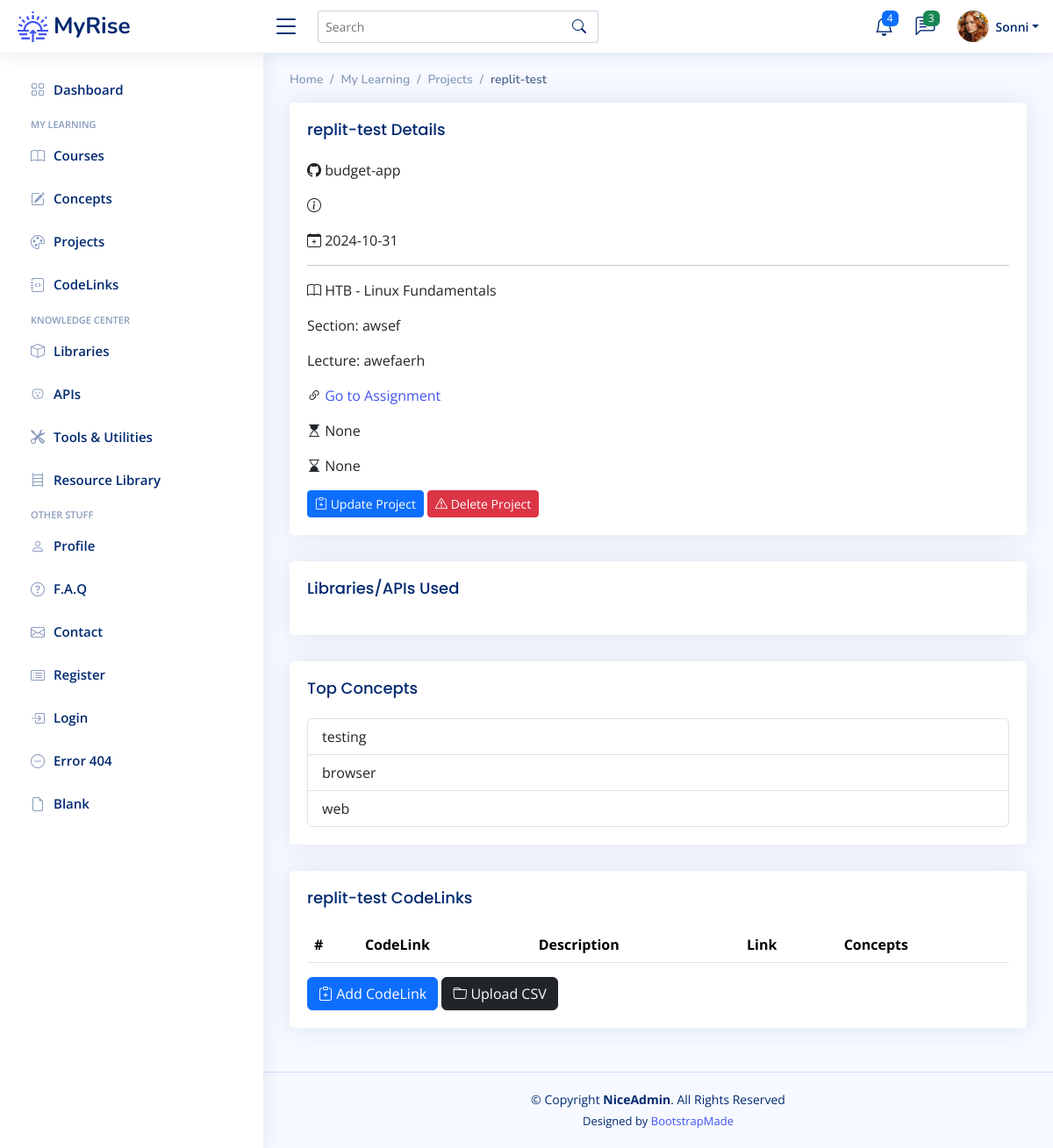
/projects/4 (signed in), run on an earlier commit of the app's database.
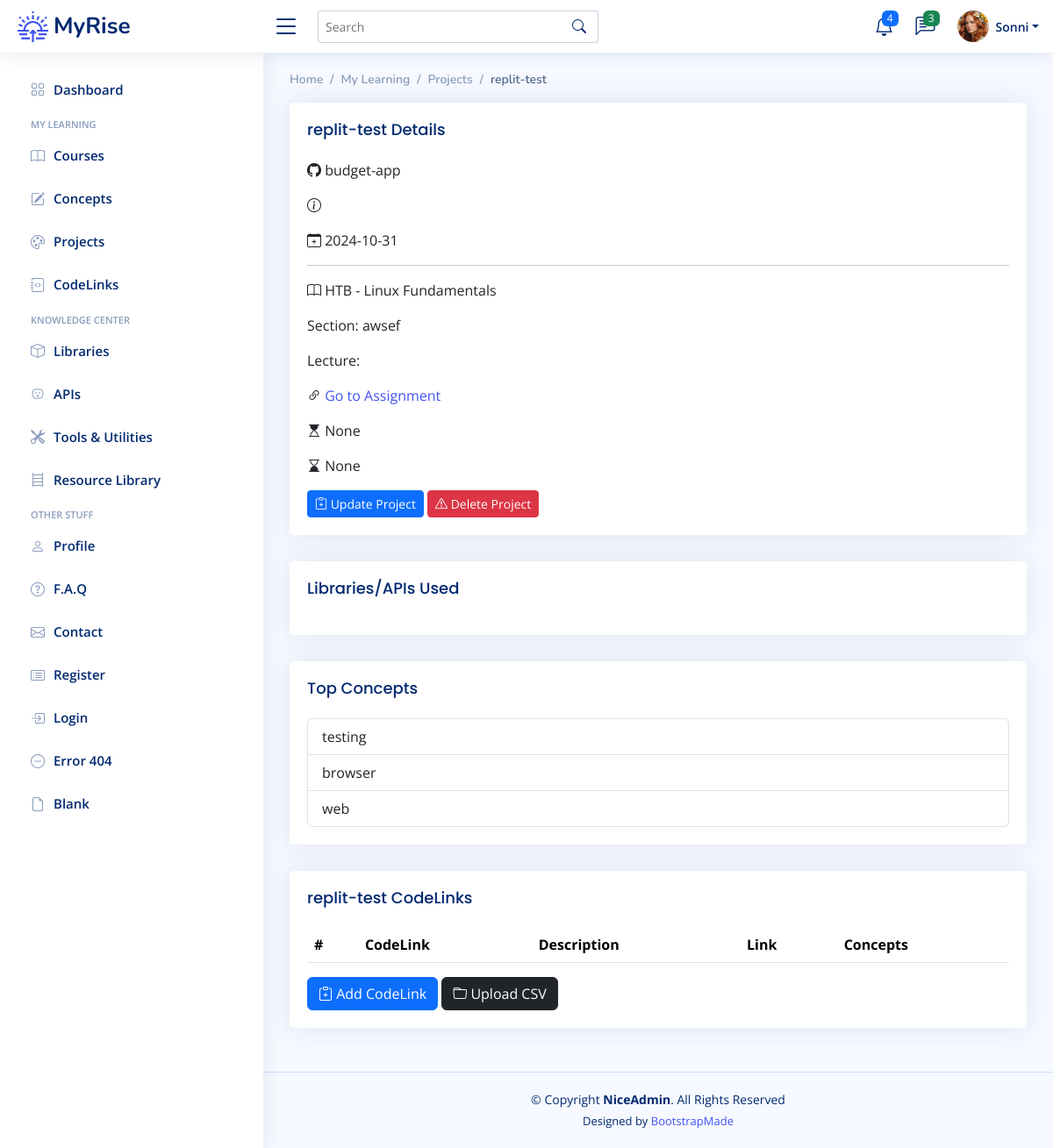
And on a later commit of the database.
### app/models.py (models this page shows)
class User(UserMixin, db.Model):
    __tablename__ = "users"
    id: Mapped[int] = mapped_column(Integer, primary_key=True)
    email: Mapped[str] = mapped_column(String(100), unique=True)
    password: Mapped[str] = mapped_column(String(250))
    name: Mapped[str] = mapped_column(String(1000))
    display_name: Mapped[str] = mapped_column(String(1000))
    projects: Mapped[List["Project"]] = relationship(back_populates="user")
    events: Mapped[List["Event"]] = relationship(back_populates="user")
    courses: Mapped[List["Course"]] = relationship(back_populates="user")
    libraries: Mapped[List["Library"]] = relationship(back_populates="user")
    apis: Mapped[List["API"]] = relationship(back_populates="user")
    tools: Mapped[List["Tool"]] = relationship(back_populates="user")
    resources: Mapped[List["Resource"]] = relationship(back_populates="user")
    repos: Mapped[List["Repository"]] = relationship(back_populates="user")
    codelinks: Mapped[List["CodeLink"]] = relationship(back_populates="user")
    concepts: Mapped[List["Concept"]] = relationship('Concept', secondary=user_concept, backref='user')

class Project(db.Model):
    __tablename__ = "projects"
    id: Mapped[int] = mapped_column(Integer, primary_key=True)
    name: Mapped[str] = mapped_column(String(100), nullable=False)
    description: Mapped[str] = mapped_column(Text, nullable=True)
    assignment_link: Mapped[str] = mapped_column(String(250), nullable=True)
    start: Mapped[datetime.date] = mapped_column(Date, nullable=True)
    complete: Mapped[datetime.date] = mapped_column(Date, nullable=True)
    repo_id: Mapped[int] = mapped_column(Integer, ForeignKey(Repository.id), index=True)
    repo: Mapped["Repository"] = relationship(back_populates="projects")
    concepts: Mapped[List["Concept"]] = relationship('Concept', secondary=project_concept, backref='projects')
    section: Mapped[str] = mapped_column(String(100))
    lecture: Mapped[str] = mapped_column(String(100))
    date_added: Mapped[datetime.date] = mapped_column(Date, nullable=False)
    course_id: Mapped[int] = mapped_column(Integer, ForeignKey(Course.id), index=True)
    course: Mapped["Course"] = relationship(back_populates="projects")
    codelinks: Mapped[List["CodeLink"]] = relationship(back_populates="project")
    user_id: Mapped[int] = mapped_column(Integer, ForeignKey(User.id), index=True)
    user: Mapped["User"] = relationship(back_populates="projects")

class Repository(db.Model):
    __tablename__ = "repos"
    id: Mapped[int] = mapped_column(Integer, primary_key=True)
    name: Mapped[str] = mapped_column(String(250), nullable=False)
    user_id: Mapped[int] = mapped_column(Integer, ForeignKey(User.id), index=True)
    user: Mapped["User"] = relationship(back_populates="repos")
    projects: Mapped[List["Project"]] = relationship(back_populates="repo")
    codelinks: Mapped[List["CodeLink"]] = relationship(back_populates="repo")
    events: Mapped[List["Event"]] = relationship(back_populates="repo")

class Course(db.Model):
    __tablename__ = "courses"
    id: Mapped[int] = mapped_column(Integer, primary_key=True)
    name: Mapped[str] = mapped_column(String(100), unique=True)
    platform: Mapped[str] = mapped_column(String(100))
    url: Mapped[str] = mapped_column(String(250), nullable=True)
    instructor: Mapped[str] = mapped_column(String(100))
    start: Mapped[datetime.date] = mapped_column(Date, nullable=True)
    complete: Mapped[datetime.date] = mapped_column(Date, nullable=True)
    content_hours: Mapped[float] = mapped_column(nullable=True)
    has_cert: Mapped[bool] = mapped_column(Boolean)
    date_added: Mapped[datetime.date] = mapped_column(Date, nullable=False)
    status: Mapped[str] = mapped_column(String(100), nullable=True)
    projects: Mapped[List["Project"]] = relationship(back_populates="course")
    user_id: Mapped[int] = mapped_column(Integer, ForeignKey(User.id), index=True)
    user: Mapped["User"] = relationship(back_populates="courses")

class Concept(db.Model):
    __tablename__ = "concepts"
    id: Mapped[int] = mapped_column(Integer, primary_key=True)
    concept_term: Mapped[str] = mapped_column(String(50), nullable=False)
    category: Mapped[str] = mapped_column(String(100), nullable=True)
    description: Mapped[str] = mapped_column(Text, nullable=True)
    date_added: Mapped[datetime.date] = mapped_column(Date, nullable=False)

### app/routes.py (the view)
@app.route('/projects/<int:num>')
@login_required
def project_detail(num):
    target_project = db.get_or_404(Project, num)
    proj_concepts = []
    proj_codelinks = db.session.execute(db.select(CodeLink).where(CodeLink.project_id == num)).scalars().all()
    for concept in target_project.concepts:
        proj_concepts.append(concept)
    return render_template('project-detail.html',
                           project=target_project,
                           concepts=proj_concepts,
                           concept_badge=concept_categories,
                           codelinks=proj_codelinks)

### app/templates/project-detail.html (shortened to what this page needs)
{% extends 'base.html' %}
{% from 'bootstrap5/form.html' import render_form %}
{% block content %}
	<main id="main" class="main">
    <div class="pagetitle">
      <nav>
        <ol class="breadcrumb">
          <li class="breadcrumb-item"><a href="index.html">Home</a></li>
          <li class="breadcrumb-item">My Learning</li>
          <li class="breadcrumb-item">Projects</li>
		  <li class="breadcrumb-item active">{{ project.name }}</li>
        </ol>
      </nav>
    </div>
		<div class="card">
            <div class="card-body">
              <h5 class="card-title">{{ project.name }} Details</h5>
					<p><i class="bi bi-github"></i> {{ project.repo.name }}</p>
					<p><i class="bi bi-info-circle"></i> {{ project.description }}</p>
					<p><i class="bi bi-calendar-plus"></i> {{ project.date_added }}</p>
					<hr>
					<p><i class="bi bi-book"></i> {{ project.course.name }}</p>
					<p>Section: {{ project.section }}</p>
					<p>Lecture: {{ project.lecture }}</p>
					<p><i class="bi bi-link-45deg"></i> <a href="{{ project.assignment_link }}" target="_blank">Go to Assignment</a> </p>
					<p><i class="bi bi-hourglass-top"></i> {{ project.start }}</p>
					<p><i class="bi bi-hourglass-bottom"></i> {{ project.complete }}</p>
              <a href="{{ url_for('update_project', num=project.id) }}">
			  <button type="button" class="btn btn-primary btn-sm"><i class="bi bi-clipboard-plus"></i> Update Project</button>
			</a>
			<a href="{{ url_for('delete_project', num=project.id) }}">
		  <button type="button" class="btn btn-danger btn-sm"><i class="bi bi-exclamation-triangle"></i> Delete Project</button>
			</a>
				 </div>
		  </div>
		<div class="card">
            <div class="card-body">
              <h5 class="card-title">Libraries/APIs Used</h5>
            </div>
          </div>
	<div class="card">
            <div class="card-body">
              <h5 class="card-title">Top Concepts</h5>
              <ul class="list-group">
				  {% for concept in concepts %}
				  {% if concept.category != 'library' and concept.category != 'api' %}
				  <li class="list-group-item d-flex justify-content-between align-items-center">
					  {{ concept.concept_term }}
                </li>
					{% endif %}
				  {% endfor %}
              </ul>
            </div>
          </div>
	 <div class="card">
		<div class="card-body">
		  <h5 class="card-title">{{ project.name }} CodeLinks</h5>
		  <table class="table table-hover">
			<thead>
			  <tr>
			    <th scope="col">#</th>
				<th scope="col">CodeLink</th>
			    <th scope="col">Description</th>
			    <th scope="col">Link</th>
				<th scope="col">Concepts</th>
			  </tr>
			</thead>
		  </table>
			<a href="{{ url_for('add_new_codelink') }}">
		  <button type="button" class="btn btn-primary"><i class="bi bi-clipboard-plus"></i> Add CodeLink</button>
			</a>
			<a href="{{ url_for('import_codelinks') }}">
		  <button type="button" class="btn btn-dark"><i class="bi bi-folder"></i> Upload CSV</button>
			</a>
		</div>
	 </div>
	</main>
{% endblock %}

### app/templates/base.html (shortened to what this page needs)
<!doctype html>
<html lang="en">
  <head>
	  {% block styles %}
		<link href="https://cdn.jsdelivr.net/npm/bootstrap@5.3.3/dist/css/bootstrap.min.css" rel="stylesheet">
	  	<link href="{{ url_for('static', filename='vendor/bootstrap/css/bootstrap.min.css') }}" rel="stylesheet">
	  	<link href="{{ url_for('static', filename='vendor/bootstrap-icons/bootstrap-icons.css') }}" rel="stylesheet">
	  	<link href="{{ url_for('static', filename='vendor/boxicons/css/boxicons.min.css') }}" rel="stylesheet">
	  	<link href="{{ url_for('static', filename='vendor/quill/quill.snow.css') }}" rel="stylesheet">
	  	<link href="{{ url_for('static', filename='vendor/quill/quill.bubble.css') }}" rel="stylesheet">
	  	<link href="{{ url_for('static', filename='vendor/remixicon/remixicon.css') }}" rel="stylesheet">
	  	<link href="{{ url_for('static', filename='vendor/simple-datatables/style.css') }}" rel="stylesheet">
	  	<link href="{{ url_for('static', filename='css/style.css' ) }}" rel="stylesheet">
    	{% endblock %}
  </head>
  <body>
  	{% include "heading.html" %}
    {% block content %}{% endblock %}
	{% include 'footer.html' %}
  </body>
</html>

### app/templates/heading.html (shortened to what this page needs)
{% from 'bootstrap5/nav.html' import render_nav_item %}
{% from 'bootstrap5/form.html' import render_form %}
  <header id="header" class="header fixed-top d-flex align-items-center">
    <div class="d-flex align-items-center justify-content-between">
      <a href="{{ url_for('home') }}" class="logo d-flex align-items-center">
        <img src="{{ url_for('static', filename='img/logo.png') }}" alt="sun-rise">
        <span class="d-none d-lg-block">MyRise</span>
      </a>
      <i class="bi bi-list toggle-sidebar-btn"></i>
    </div>
    <div class="search-bar">
      <form class="search-form d-flex align-items-center" method="POST" action="#">
        <input type="text" name="query" placeholder="Search" title="Enter search keyword">
        <button type="submit" title="Search"><i class="bi bi-search"></i></button>
      </form>
    </div>
    <nav class="header-nav ms-auto">
      <ul class="d-flex align-items-center">
        <li class="nav-item dropdown">
          <a class="nav-link nav-icon" href="#" data-bs-toggle="dropdown">
            <i class="bi bi-bell"></i>
            <span class="badge bg-primary badge-number">4</span>
          </a>
        </li>
        <li class="nav-item dropdown">
          <a class="nav-link nav-icon" href="#" data-bs-toggle="dropdown">
            <i class="bi bi-chat-left-text"></i>
            <span class="badge bg-success badge-number">3</span>
          </a>
        </li>
        <li class="nav-item dropdown pe-3">
          <a class="nav-link nav-profile d-flex align-items-center pe-0" href="#" data-bs-toggle="dropdown">
            <img src="{{ url_for('static', filename='img/profile-img.png') }}" alt="Profile" class="rounded-circle">
            <span class="d-none d-md-block dropdown-toggle ps-2">{{ current_user.display_name }}</span>
          </a>
        </li>
      </ul>
    </nav>
  </header>
  <aside id="sidebar" class="sidebar">
    <ul class="sidebar-nav" id="sidebar-nav">
      <li class="nav-item">
        <a class="nav-link collapsed" href="{{ url_for('home') }}">
          <i class="bi bi-grid"></i>
          <span>Dashboard</span>
        </a>
      </li>
<li class="nav-heading">My Learning</li>
	  <li class="nav-item">
        <a class="nav-link collapsed" href="{{ url_for('courses_page') }}">
          <i class="bi bi-book"></i>
          <span>Courses</span>
        </a>
      </li>
	  <li class="nav-item">
        <a class="nav-link collapsed" href="{{ url_for('concepts_page') }}">
          <i class="bi bi-pencil-square"></i>
          <span>Concepts</span>
        </a>
      </li>
	  <li class="nav-item">
        <a class="nav-link collapsed" href="{{ url_for('projects_page') }}">
          <i class="bi bi-palette"></i>
          <span>Projects</span>
        </a>
      </li>
	  <li class="nav-item">
        <a class="nav-link collapsed" href="{{ url_for('codelinks_page') }}">
          <i class="bi bi-journal-code"></i>
          <span>CodeLinks</span>
        </a>
      </li>
<li class="nav-heading">Knowledge Center</li>
	  <li class="nav-item">
        <a class="nav-link collapsed" href="{{ url_for('libraries_page') }}">
          <i class="bi bi-box"></i>
          <span>Libraries</span>
        </a>
      </li>
	  <li class="nav-item">
        <a class="nav-link collapsed" href="{{ url_for('apis_page') }}">
          <i class="bi bi-outlet"></i>
          <span>APIs</span>
        </a>
      </li>
	  <li class="nav-item">
        <a class="nav-link collapsed" href="{{ url_for('tools_page') }}">
          <i class="bi bi-tools"></i>
          <span>Tools & Utilities</span>
        </a>
      </li>
	  <li class="nav-item">
        <a class="nav-link collapsed" href="{{ url_for('resources_page') }}">
          <i class="bi bi-bookshelf"></i>
          <span>Resource Library</span>
        </a>
      </li>
	<li class="nav-heading">Other Stuff</li>
      <li class="nav-item">
        <a class="nav-link collapsed" href="users-profile.html">
          <i class="bi bi-person"></i>
          <span>Profile</span>
        </a>
      </li>
      <li class="nav-item">
        <a class="nav-link collapsed" href="pages-faq.html">
          <i class="bi bi-question-circle"></i>
          <span>F.A.Q</span>
        </a>
	  </li>
      <li class="nav-item">
        <a class="nav-link collapsed" href="pages-contact.html">
          <i class="bi bi-envelope"></i>
          <span>Contact</span>
        </a>
      </li>
      <li class="nav-item">
        <a class="nav-link collapsed" href="pages-register.html">
          <i class="bi bi-card-list"></i>
          <span>Register</span>
        </a>
      </li>
      <li class="nav-item">
        <a class="nav-link collapsed" href="pages-login.html">
          <i class="bi bi-box-arrow-in-right"></i>
          <span>Login</span>
        </a>
      </li>
      <li class="nav-item">
        <a class="nav-link collapsed" href="pages-error-404.html">
          <i class="bi bi-dash-circle"></i>
          <span>Error 404</span>
        </a>
      </li>
      <li class="nav-item">
        <a class="nav-link collapsed" href="pages-blank.html">
          <i class="bi bi-file-earmark"></i>
          <span>Blank</span>
        </a>
      </li>
    </ul>
  </aside>

### app/templates/footer.html
  <footer id="footer" class="footer">
    <div class="copyright">
      &copy; Copyright <strong><span>NiceAdmin</span></strong>. All Rights Reserved
    </div>
    <div class="credits">
      Designed by <a href="https://bootstrapmade.com/">BootstrapMade</a>
    </div>
  </footer>

What changed in the data, as far as the page shows it:
changed Project "replit-test": lecture "awefaerh" → (not shown)
